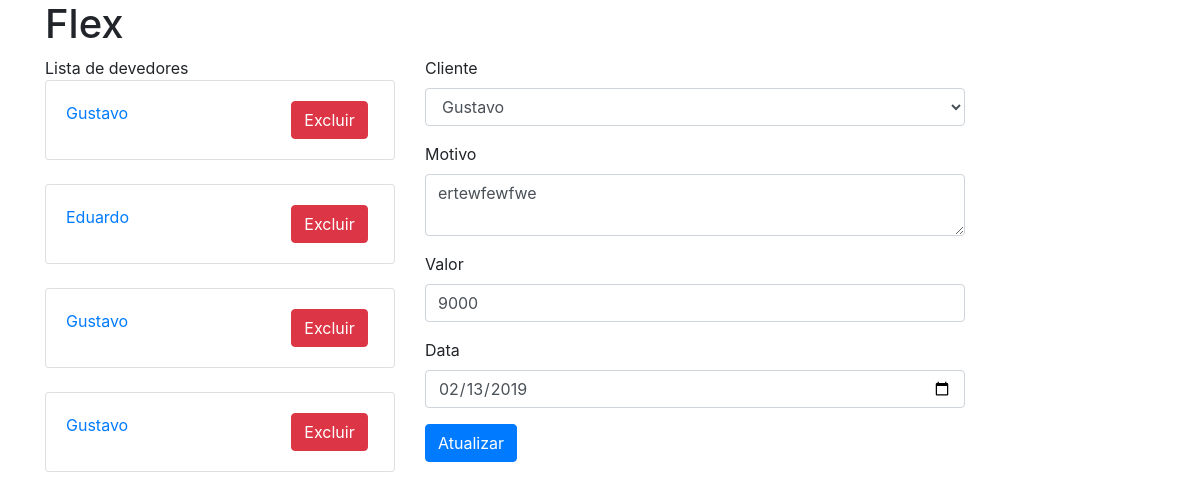
Page /debit/1/edit on the committed database.
### app/models/tables.py (models this page shows, shortened)
class Debit(db.Model):
    __tablename__ = "debits"
    id = db.Column(db.Integer, primary_key=True)
    client_id = db.Column(db.Integer)
    client_name = db.Column(db.String(100))
    description = db.Column(db.Text)
    date = db.Column(db.DateTime, default=datetime.utcnow)
    value = db.Column(db.Float)

### app/controllers/debit.py (the view, shortened to what this page needs)
@app.route('/v1/debit/<int:debit_id>/edit', methods=['PUT'])
@app.route('/debit/<int:debit_id>/edit', methods=['GET', 'POST'])
def edit_debit(debit_id):
    debit = Debit.query.filter_by(id=debit_id).first()
    print(str(request.url_rule))
    if str(request.url_rule) == "/debit/<int:debit_id>/edit":
        if request.method == 'GET':
            form = DebitForm(formdata=request.form, obj=debit)
            debits = Debit.query.all()
            return render_template('debit.html', form=form, action='edit', debits=debits, debit=debit)

### app/models/form.py
class DebitForm(FlaskForm):
    clients = SelectField(choices=[("1-Gustavo", 'Gustavo'), ("2-Eduardo", 'Eduardo')])
    description = TextAreaField('description')
    value = IntegerField(validators=[NumberRange(1000, 9999)])
    date = DateField('date')

### app/templates/debit.html (shortened to what this page needs)
{% extends 'base.html' %}
{% block debits %}
    {% for debit in debits %}
        <br>
        <form action={{ url_for( 'delete_debit', debit_id=debit.id )}} method="POST">
            <div class="card">
                <div class="card-body">
                    <div class="row">
                        <div class="col-md-8">
                            <a href={{ url_for( 'edit_debit', debit_id=debit.id ) }}>{{ debit.client_name }}</a>
                        </div>
                        <div class="col-md-4">
                            <button type="submit" class="btn btn-danger">Excluir</button>
                        </div>
                    </div>
                </div>
            </div>
        </form>
    {% endfor %}
{% endblock %}
{% block content %}
    {% if action == "edit" %}
        <form action={{ url_for( 'edit_debit', debit_id=debit.id ) }} method="post">
    {% else %}
        <form action={{ url_for( 'add_debit' ) }} method="post">
    {% endif %}
        <div class="form-group">
            <label>Cliente</label>
            {{ form.clients(class="form-control") }}
        </div>
        <div class="form-group">
            <label>Motivo</label>
            {{ form.description(class="form-control") }}
        </div>
        <div class="form-group">
            <label>Valor</label>
            {{ form.value(class="form-control") }}
        </div>
        <div class="form-group">
            <label>Data</label>
            {{ form.date(class="form-control") }}
        </div>
        {% if action == "edit" %}
            <button type="submit" class="btn btn-primary">Atualizar</button>
        {% else %}
            <button type="submit" class="btn btn-primary">Salvar</button>
        {% endif %}
{% endblock %}

### rows in the picture
Debit: client_name "Gustavo", description "ertewfewfwe", value "9000", date "02/13/2019"
Debit: client_name "Eduardo"
Debit: client_name "Gustavo"
Debit: client_name "Gustavo"
